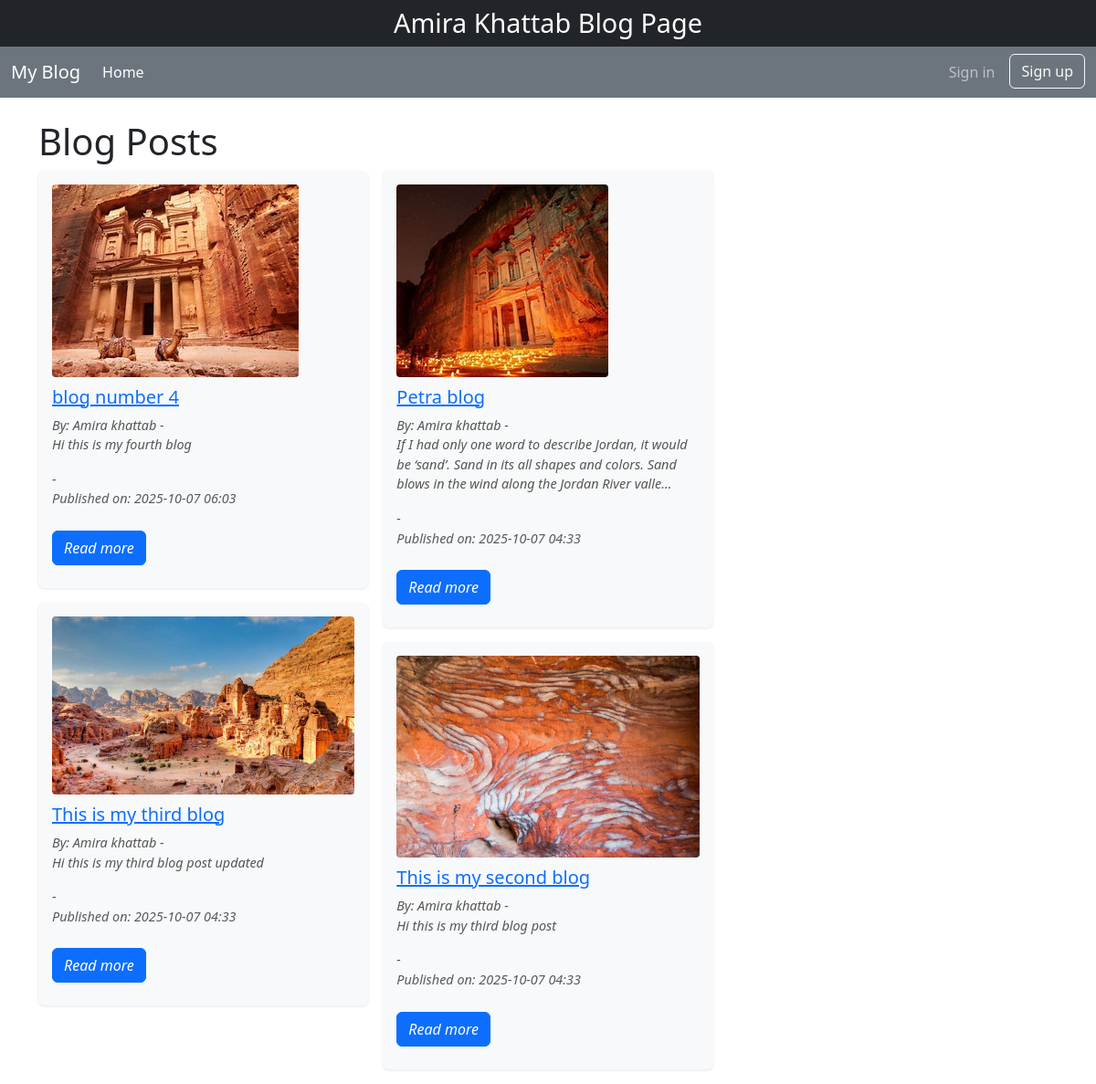
The page / on the database its author committed.
### theblog/models.py (models this page shows, shortened)
class Post(models.Model):
    title=models.CharField(max_length=255)
    title_blog=models.CharField(max_length=255, default="Blog")
    author= models.ForeignKey(User,on_delete=models.CASCADE)
    body=models.TextField()
    image = models.ImageField(upload_to='blog_images/', blank=True, null=True)
    date=models.DateTimeField(default=timezone.now)

### theblog/views.py (the view)
# urls.py: path('', HomeView.as_view(), name="home"),
class HomeView(ListView):
    model = Post
    template_name = 'home.html'
    context_object_name = 'posts'
    ordering = ['-date']
    def get_queryset(self):
        qs = list(Post.objects.all())
        random.shuffle(qs)
        return qs

### theblog/templates/home.html (shortened to what this page needs)
{% extends 'base.html' %}
{% block content %}
<h1>Blog Posts</h1>
<div class="posts-container">
  {% for post in posts %}
    <div class="post-card">
      {% if post.image %}
        <img src="{{ post.image.url }}" alt="Image for {{ post.title }}">
      {% endif %}
      <h3 class="post-title">
        <a href="{% url 'article_detail' post.pk %}">{{ post.title }}</a>
      </h3>
      <span class="author-name">By: {{ post.author.first_name }} {{ post.author.last_name }} -
      <p>{{ post.body|truncatechars:150 }}</p>- <p class="text-muted">Published on: {{ post.date|date:"Y-m-d H:i" }}</p>
      <a href="{% url 'article_detail' post.pk %}" class="btn btn-primary read-more-btn">Read more</a>
    </div>
  {% empty %}
    <p>No blog posts found.</p>
  {% endfor %}
</div>
{% endblock %}

### theblog/templates/base.html (shortened to what this page needs)
<!doctype html>
<html lang="en">
  <head>
    <link href="https://cdn.jsdelivr.net/npm/bootstrap@5.3.8/dist/css/bootstrap.min.css" rel="stylesheet">
  </head>
  <body>
    <div class="bg-dark text-white text-center py-2">
      <h1 class="m-0" style="font-size: 1.8rem;">Amira Khattab Blog Page</h1>
    </div>
    <nav class="navbar navbar-expand-lg navbar-dark bg-secondary">
      <div class="container-fluid">
        <a class="navbar-brand" href="{% url 'home' %}">My Blog</a>
        <div class="collapse navbar-collapse" id="navbarSupportedContent">
          <ul class="navbar-nav me-auto mb-2 mb-lg-0">
            <li class="nav-item">
              <a class="nav-link active" href="{% url 'home' %}">Home</a>
            </li>
          </ul>
          <ul class="navbar-nav ms-auto mb-2 mb-lg-0">
            {% if user.is_authenticated %}
              <li class="nav-item">
                <span class="navbar-text me-2 d-block mb-4">Welcome, {{ user.username }}</span>
              </li>
              <li class="nav-item">
                <a href="{% url 'logout' %}" class="nav-link">Logout</a>
              </li>
            {% else %}
              <li class="nav-item">
                <a href="{% url 'login' %}" class="nav-link">Sign in</a>
              </li>
              <li class="nav-item">
                <a href="{% url 'register' %}" class="btn btn-outline-light ms-2">Sign up</a>
              </li>
            {% endif %}
          </ul>
        </div>
      </div>
    </nav>
    <br>
    <div class="container">
      {% block content %}
      {% endblock %}
    </div>
  </body>
</html>

### theblog/templates/home.html (style rules this page uses)
.posts-container { column-count: 3; column-gap: 1rem; }
.post-card { background: #f8f9fa; margin-bottom: 1rem; display: inline-block; width: 100%; break-inside: avoid; padding: 15px; border-radius: 6px; box-shadow: 0 1px 3px rgb(0 0 0 / 0.1); }
.post-card img { max-width: 100%; height: auto; border-radius: 4px; margin-bottom: 10px; }
.post-title { font-size: 1.25rem; margin-bottom: 0.5rem; }
.read-more-btn { margin-top: 8px; }
.author-name { font-style: italic; color: #555; font-size: 0.9rem; margin-bottom: 10px; display: block; }

### rows shown on the page
Post: image (picture), title "blog number 4", author.first_name "Amira", author.last_name "khattab", body "Hi this is my fourth blog", date "2025-10-07 06:03"
Post: image (picture), title "This is my third blog", author.first_name "Amira", author.last_name "khattab", body "Hi this is my third blog post updated", date "2025-10-07 04:33"
Post: image (picture), title "Petra blog", author.first_name "Amira", author.last_name "khattab", body "If I had only one word to describe Jordan, it would be ‘sand’. Sand in its all shapes and colors. Sand blows in the wind along the Jordan River valle…", date "2025-10-07 04:33"
Post: image (picture), title "This is my second blog", author.first_name "Amira", author.last_name "khattab", body "Hi this is my third blog post", date "2025-10-07 04:33"
